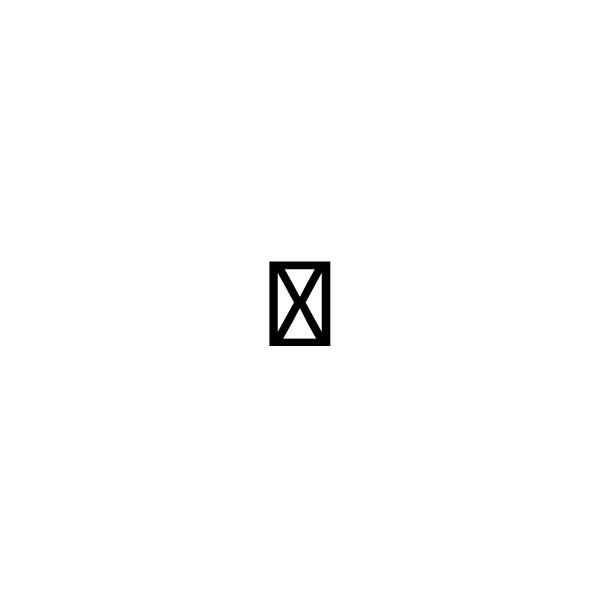
Frame 1 (no input)
Frame 60 (the mouse pressed at the canvas centre just before this capture): identical to frame 1, image omitted
Frame 120 (the mouse held since frame 60 and released just before this capture): identical to frame 1, image omitted

The Processing sketch that drew this single still picture (run headless with seeded random() and noise(); from frame 60 on, the mouse is pressed at the canvas centre):

// Processing sketch: sketch_15
// ── sketch_15.pde
/*
this sketch draws whatever alphanumeric key was 
 last pressed while a key is held down.
 
 replace the use of the keyPressed variable completely
 with the function keyPressed(), while keeping the 
 same behavior.
 */
boolean flag = true;
void setup() {
  size(600, 600); 
  textSize(128);
  fill(0);
  textAlign(CENTER, CENTER);
}

void draw() {
  background(255);
  //if (keyPressed) {
  //  text(key, width/2, height/2);
  //}

  keyPressed();
}

void keyPressed() {
  text(key, width/2, height/2);
}
